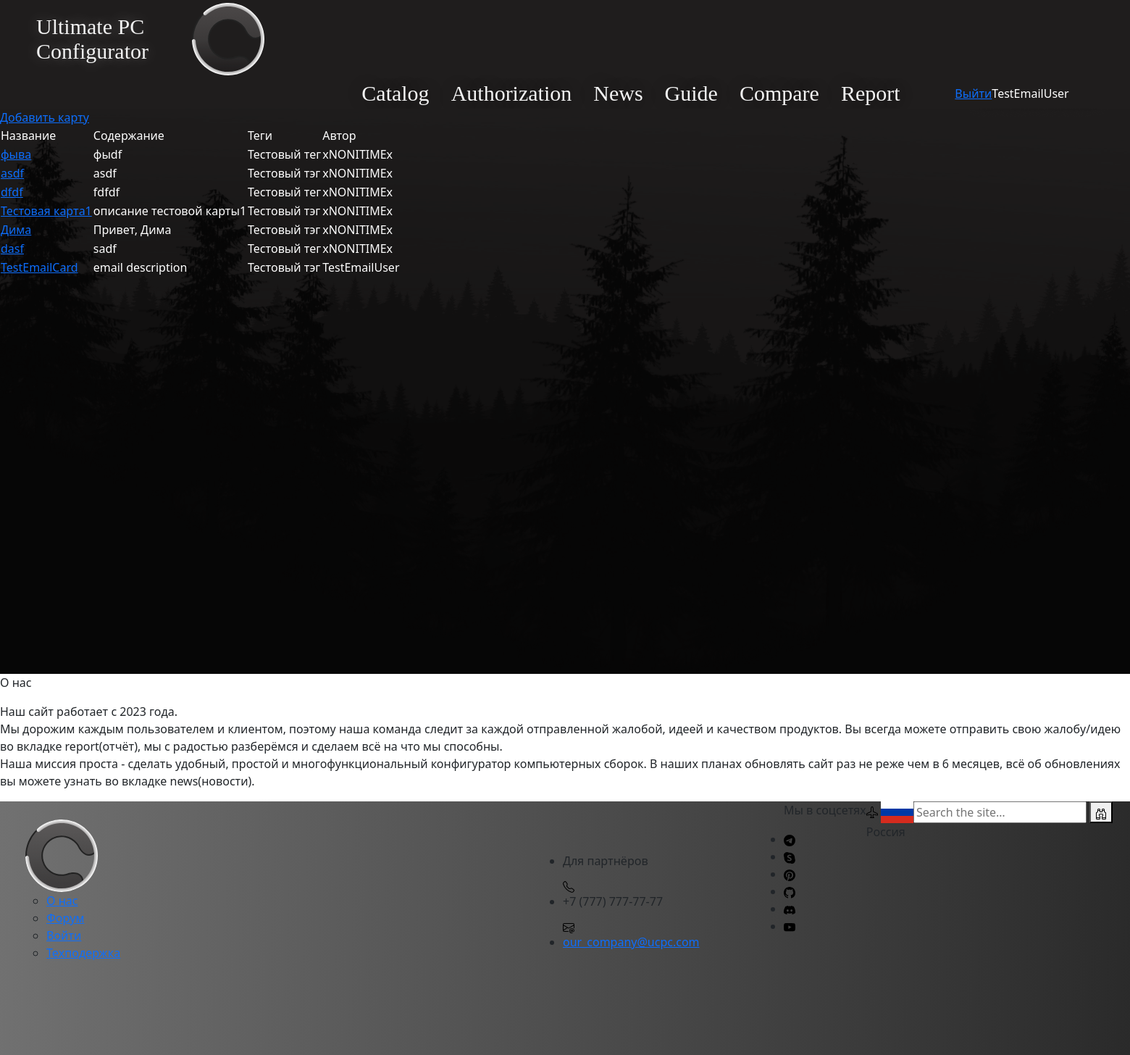
Screenshot of / (signed in) with the database file from the repository.
### main/models.py (models this page shows, shortened)
class Cards(models.Model):
    title = models.CharField(max_length=50, verbose_name='Название')
    image = models.ImageField(upload_to='img', verbose_name='Картинка', blank=True)
    desc = models.TextField(max_length=250, verbose_name='Описание')
    file = models.FileField(upload_to='file', verbose_name='Файл')
    author = models.ForeignKey(User, on_delete=models.CASCADE, verbose_name='Автор')
    tags = models.ManyToManyField('Tag', verbose_name='Теги')
    def get_tags(self):
        tag_list = self.tags.all()
        res = [tag.title for tag in tag_list]
        return ', '.join(res)
    class Meta:
        verbose_name = 'Карта сборки'
        verbose_name_plural = 'Карты сборок'

class Tag(models.Model):
    title = models.CharField(max_length=50, verbose_name='Тэг')
    date_created = models.DateTimeField(auto_now_add='True')
    class Meta:
        verbose_name = 'Тэг'
        verbose_name_plural = 'Тэги'

### main/views.py (the view)
# urls.py: path('', views.Index.as_view(), name='home'),
class Index(TemplateView):
    template_name = 'index.html'
    def get(self, request):
        contex = {}
        if request.user.is_authenticated:
            cards = Cards.objects.filter()
            contex['cards'] = cards
        return render(request, self.template_name, contex)

### main/templates/index.html (shortened to what this page needs)
{% extends 'base.html' %}
{% block content %}
    {% if user.is_authenticated %}
        <table>
            <tr>
                <td>Название</td>
                <td>Содержание</td>
                <td>Теги</td>
                <td>Автор</td>
            </tr>
            {% for i in cards %}
                <tr>
                    <td><a href="edit_card/{{ i.id }}">{{ i.title }}</a></td>
                    <td>{{ i.desc }}</td>
                    <td>{{ i.get_tags }}</td>
                    <td>{{i.author}}</td>
                </tr>
            {% endfor %}
            <a href="add_card">Добавить карту</a>
        </table>
    {% else %}
        <div>Нет контента</div>
    {% endif %}
{% endblock %}

### main/templates/base.html (shortened to what this page needs)
{% load static %}
<!DOCTYPE html>
<html lang="ru">
<head>
    <link rel="stylesheet" href="{% static 'css/style_test.css' %}">
    <link href="https://cdn.jsdelivr.net/npm/bootstrap@5.3.0/dist/css/bootstrap.min.css" rel="stylesheet">
</head>
<body>
    <header class="header">
        <div class="wrapper">
            <div class="header__wrapper">
                <div class="header__title">
                    <p>Ultimate PC<br>
                        Configurator</p>
                </div>
                <div class="header__logo">
                    <a href="" class="header__logo-link">
                        <img src="{% static 'img/svg/Main-logo.svg' %}" class="header__logo-pic">
                    </a>
                </div>
                <nav class="header__nav">
                    <ul class="header__list">
                        <li class="header__item">
                            <a href="{% url 'main:home' %}" class="header__link">Catalog</a>
                        </li>
                        <li class="header__item">
                            <a href="" class="header__link">Authorization</a>
                        </li>
                        <li class="header__item">
                            <a href="#!" class="header__link">News</a>
                        </li>
                        <li class="header__item">
                            <a href="#!" class="header__link">Guide</a>
                        </li>
                        <li class="header__item">
                            <a href="#!" class="header__link">Compare</a>
                        </li>
                        <li class="header__item">
                            <a href="#!" class="header__link">Report</a>
                        </li>
                    </ul>
                    {% if user.is_authenticated %}
                        <a href="{% url 'user:logout' %}">Выйти</a> {{ user.username }}
                    {% else %}
                        <a href="{% url 'user:login' %}">Войти</a> <br>
                    {% endif %}
                </nav>
            </div>
        </div>
    </header>
    <main class="main">
        <section class="intro">
            {% block content %}
            {% endblock %}
        </section>
        <p>О нас</p>
        <p>Наш сайт работает с 2023 года.<br>
            Мы дорожим каждым пользователем и клиентом, поэтому наша команда следит за каждой отправленной жалобой, идеей и качеством продуктов. Вы всегда можете отправить свою жалобу/идею во вкладке report(отчёт), мы с радостью разберёмся и сделаем всё на что мы способны.<br>
            Наша миссия проста - сделать удобный, простой и многофункциональный конфигуратор компьютерных сборок. В наших планах обновлять сайт раз не реже чем в 6 месяцев, всё об обновлениях вы можете узнать во вкладке news(новости).</p>
    </main>
    <footer class="fixed-footer">
        <div class="footer__logo_background">
            <div class="footer__logo">
                <a href="" class="header__logo-link">
                    <img src="{% static 'img/svg/Main-logo.svg' %}" class="header__logo-pic">
                </a>
            </div>
            <ul class="footer__nav">
                <div>
                    <ul class="nav__ul">
                        <li>
                            <a href="#">О нас</a>
                        </li>
                        <li>
                            <a href="#">Форум</a>
                        </li>
                        <li>
                            <a href="#">Войти</a>
                        </li>
                        <li>
                            <a href="#">Техподержка</a>
                        </li>
                    </ul>
                </div>
            </ul>
        </div>
        <div class="footer__addr">
            <ul>
                <li>
                    <p>Для партнёров</p>
                </li>
                <li>
                    <img src="{% static 'img/svg/telephone.svg' %}" class="footer__for_partners">
                    <p>+7 (777) 777-77-77</p>
                </li>
                <li>
                    <img src="{% static 'img/svg/envelope-at.svg' %}" class="footer__for_partners">
                    <a class="footer__btn" href="mailto:our_company@ucpc.com">our_company@ucpc.com</a>
                </li>
            </ul>
        </div>
        <ul class="nav__ul2">
            <p>Мы в соцсетях</p>
            <li class="footer__item">
                <a>
                    <img src="{% static 'img/svg/telegram.svg' %}" class="footer__link">
                </a>
            </li>
            <li class="footer__item">
                <a>
                    <img src="{% static 'img/svg/skype.svg' %}" class="footer__link">
                </a>
            </li >
            <li class="footer__item">
                <a>
                    <img src="{% static 'img/svg/pinterest.svg' %}" class="footer__link">
                </a>
            </li>
            <li class="footer__item">
                <a>
                    <img src="{% static 'img/svg/github.svg' %}" class="footer__link">
                </a>
            </li>
            <li class="footer__item">
                <a>
                    <img src="{% static 'img/svg/discord.svg' %}" class="footer__link">
                </a>
            </li>
            <li class="footer__item">
                <a>
                    <img src="{% static 'img/svg/youtube.svg' %}" class="footer__link">
                </a>
            </li>
        </ul>
        <div>
            <a>
                <img src="{% static 'img/svg/airplane.svg' %}">
                <img src="{% static 'img/svg/flag_russian.svg' %}">
            </a>
            <p class="nav__p_selected_country">Россия</p>
        </div>
        <form id="search">
            <div>
              <input
                type="search"
                id="mySearch"
                name="q"
                placeholder="Search the site…"
                required />
              <button><img src="{% static 'img/svg/binoculars.svg' %}"></button>
            </div>
        </form>
    </footer>
</body>
</html>

### main/static/css/style_test.css (style rules this page uses)
*, *::before, *::after { box-sizing: border-box; }
body { margin: 0; padding: 0; max-width: 1920px; font-family: 'Ubuntu'; font-style: normal; font-weight: 400; }
.header { max-height: 150px; height: 150px; width: 100%; background-color: #1F1D1D; }
.wrapper { margin: 0 auto; }
.header__wrapper { margin: 0; padding: 0; max-height: 150px; height: 150px; display: flex; flex-wrap: wrap; flex-direction: row; align-items: center; color: white; }
.header__title { margin: 0; padding: 0; height: 68px; width: 200px; margin-left: 50px; color: #F2F2F2; font-family: 'Ubuntu'; font-style: normal; font-weight: 400; font-size: 30px; line-height: 34px; text-decoration: none; text-shadow: 0px 0px 20px rgba(255, 255, 255, 0.3); }
.header__logo { margin-left: 15px; }
.header__logo-pic { width: 100px; height: 100px; max-width: 100px; max-height: 100px; }
.header__nav { margin-left: 578px; width: 819px; height: 34px; max-width: 819px; max-height: 34px; display: flex; align-items: center; justify-content: center; color: white; }
.header__list { display: flex; flex-direction: row; padding: 0; margin: 0; width: 819px; height: 34px; max-width: 819px; max-height: 34px; list-style-type: none; }
.header__item { margin-right: 30px; }
.header__item:last-child { margin-right: 108px; }
.header__link { font-family: 'Ubuntu'; font-style: normal; font-weight: 400; font-size: 30px; line-height: 34px; display: flex; color: #F4F4F4; text-decoration: none; text-shadow: 0px 0px 25px rgba(0, 0, 0, 0.3); }
.intro { width: 100%; max-width: 100%; height: 780px; max-height: 780px; margin-left: 0px; background: url(../img/other/auth_background.png); mix-blend-mode: multiply; color: white; }
.fixed-footer { position: relative; display: flex; margin-bottom: 0px; width: 1920px; height: 350px; flex-direction: row; flex-wrap: wrap; background: linear-gradient(92deg, #717171 0%, #1A1A1A 100%); }
.footer__addr { margin-top: 70px; margin-left: 340px; display: flex; flex-direction: row; width: 305px; height: 120px; max-width: 305px; max-height: 120px; }
.footer__for_partners { margin: 0; padding: 0; display: flex; flex-direction: row; align-items: center; font-family: 'Ubuntu'; font-style: normal; font-weight: 500; font-size: 20px; color: #F4F4F4; }
.footer__logo { width: 370px; height: 100px; max-width: 370px; max-height: 100px; display: flex; flex-direction: row; align-items: center; flex-wrap: wrap; margin-top: 25px; margin-left: 35px; }
.footer__item { margin-right: 30px; }
.footer__item:last-child { margin-right: 0; }
.footer__link { text-decoration: none; }

### rows the page displays
Cards: title "фыва", desc "фыdf", get_tags "Тестовый тег", author "xNONITIMEx"
Cards: title "asdf", desc "asdf", get_tags "Тестовый тэг", author "xNONITIMEx"
Cards: title "dfdf", desc "fdfdf", get_tags "Тестовый тег", author "xNONITIMEx"
Cards: title "Тестовая карта1", desc "описание тестовой карты1", get_tags "Тестовый тэг", author "xNONITIMEx"
Cards: title "Дима", desc "Привет, Дима", get_tags "Тестовый тэг", author "xNONITIMEx"
Cards: title "dasf", desc "sadf", get_tags "Тестовый тег", author "xNONITIMEx"
Cards: title "TestEmailCard", desc "email description", get_tags "Тестовый тэг", author "TestEmailUser"

### other values shown
{{ user.username }} "TestEmailUser"
